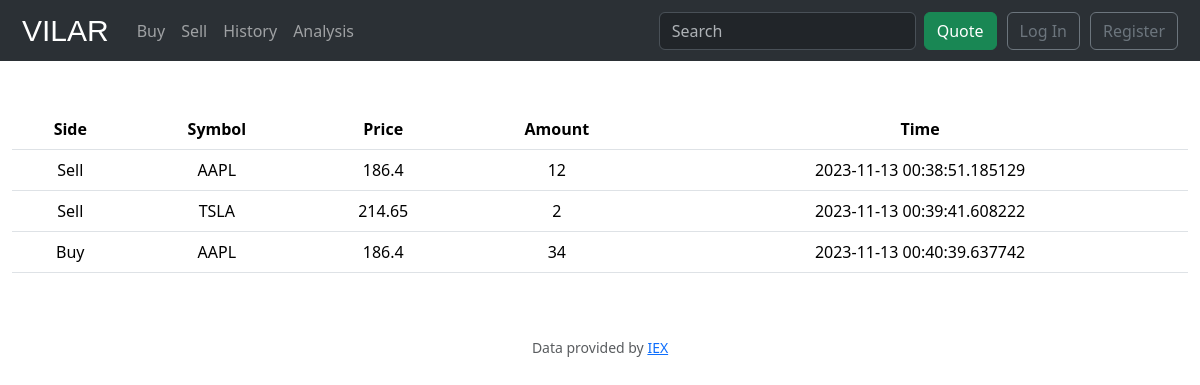
The app's page /history with its own data.
### app.py (models this page shows, shortened)
class History(db.Model):
      _id = db.Column(db.Integer, primary_key=True)
      side = db.Column(db.String)
      symbol = db.Column(db.String(50))
      price = db.Column(db.Float)
      amount = db.Column(db.Integer)
      time = db.Column(db.DateTime)
      user_id = db.Column(db.Integer)

### app.py (the view)
@app.route("/history")
def history():
      history = History.query.all()
      db.session.commit()
      print("inhis")
      for i in history:
            print("his",i)
      return render_template("history.html", history = History.query.all())

### templates/history.html (shortened to what this page needs)
{% extends "layout.html" %}
{% block main%}
    <table class="table">
        <thead>
            <tr>
                <th>Side</th>
                <th>Symbol</th>
                <th>Price</th>
                <th>Amount</th>
                <th>Time</th>
            </tr>
        </thead>
        <tbody>
        {% for n in history %}
        <tr>
            <td>{{n["side"]}}</td>
            <td>{{n["symbol"]}}</td>
            <td>{{n["price"]}}</td>
            <td>{{n["amount"]}}</td>
            <td>{{n["time"]}}</td>
        </tr>
        {% endfor %}
        </tbody>
    </table>
{% endblock %}

### templates/layout.html (shortened to what this page needs)
<!DOCTYPE html>
<html lang="en">
    <head>
      <link href="/static/styles.css" rel="stylesheet">
      <link href="https://cdn.jsdelivr.net/npm/bootstrap@5.3.2/dist/css/bootstrap.min.css" rel="stylesheet">
    </head>
    <body>
        <nav class="navbar navbar-expand-lg bg-body-tertiary" data-bs-theme="dark">
            <div class="container-fluid">
              <a class="web-name" href="/"><span>VILAR</span></a>
              <div class="collapse navbar-collapse" id="navbarSupportedContent">
                <ul class="navbar-nav me-auto mb-2 mb-lg-0">
                  <li class="nav-item"><a class="nav-link" href="/buy">Buy</a></li>
                  <li class="nav-item"><a class="nav-link" href="/sell">Sell</a></li>
                  <li class="nav-item"><a class="nav-link" href="/history">History</a></li>
                  <li class="nav-item"><a class="nav-link" href="/analysis">Analysis</a></li>
                </ul>
                <form class="d-flex" role="search" method="post">
                  <input class="form-control me-2" type="search" placeholder="Search" aria-label="Search" name="query">
                  <button class="btn btn-success" id="nav-btn" type="submit">Quote</button>
                </form>
                  {% if session["user_id"] %}
                    <button class="btn btn-outline-secondary" id="nav-btn" type="button"><a class="nav-link" href="/logout">Log Out</a></button>
                  {% else %}
                    <button class="btn btn-outline-secondary" id="nav-btn" type="button"><a class="nav-link" href="/login">Log In</a></button>
                    <button class="btn btn-outline-secondary" id="nav-btn" type="button"><a class="nav-link" href="/register">Register</a></button>
                  {% endif %}
              </div>
            </div>
          </nav>
          <main class="container-fluid py-5 text-center">
            {% block main %}{% endblock %}
          </main>
          <footer class="mb-5 small text-center text-muted">
              Data provided by <a href="https://iexcloud.io/">IEX</a>
          </footer>
    </body>
</html>

### static/styles.css (style rules this page uses)
.web-name { font-size: 30px; text-decoration: none; color: white; margin-right: 20px; margin-left: 10px; color: rgb(255, 255, 255); font-family:'Lucida Sans', 'Lucida Sans Regular', 'Lucida Grande', 'Lucida Sans Unicode', Geneva, Verdana, sans-serif; }
#nav-btn { margin-right: 10px; white-space: nowrap; }

### records on screen
History: side "Sell", symbol "AAPL", price "186.4", amount "12", time "2023-11-13 00:38:51.185129"
History: side "Sell", symbol "TSLA", price "214.65", amount "2", time "2023-11-13 00:39:41.608222"
History: side "Buy", symbol "AAPL", price "186.4", amount "34", time "2023-11-13 00:40:39.637742"
